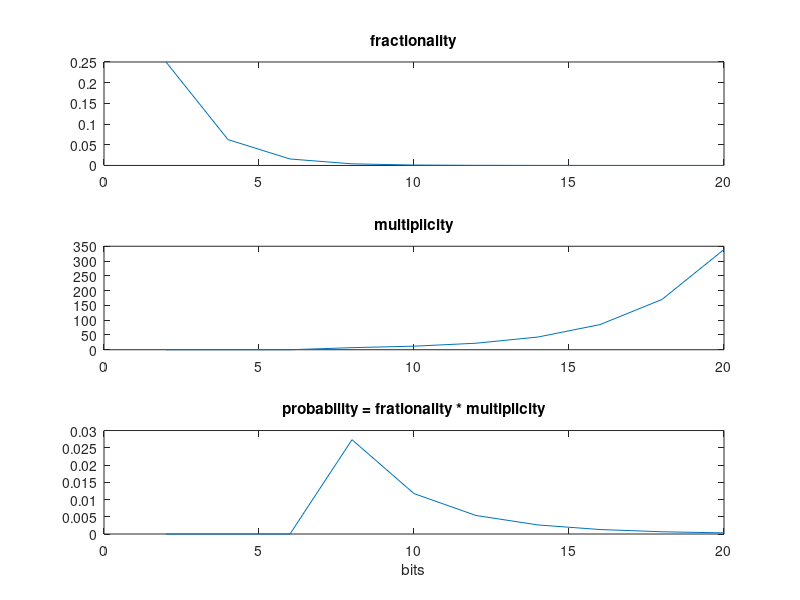

This figure's MATLAB source:
n_bits_max = 20;
multiplicity = zeros(1,n_bits_max/2);
for j = 1:n_bits_max/2
    % Increase with two bits at a time
    nbits = 2*j;
    % All possible combinations for a given number of bits
    all_combinations = dec2bin(0:2^nbits-1);
    % Floating point calculation
    % No sign bit
    % Same size of exponent and significand
    % see e.g. https://en.wikipedia.org/wiki/Single-precision_floating-point_format
    % Take first half as the exponent
    exponent = all_combinations(:,1:nbits/2);
    % Take second half as as the significand    
    significand = all_combinations(:,nbits/2+1:end);
    % Do the calculations
    offset = 2^(nbits/2-1)-1;
    factor = 2^(-nbits/2);
    numbers = 2.^(bin2dec(exponent)-offset).*bin2dec(significand)*factor;
    % Find the number of numbers within a certain interval
    multiplicity(j) = sum(numbers > 1/137/1.1 & numbers < 1/137*1.1);
end

fractionality = 2.^(-2*(1:n_bits_max/2));
probability = multiplicity .* fractionality;
bits = 2:2:n_bits_max;

subplot(3,1,1)
plot(bits,fractionality)
title('fractionality')

subplot(3,1,2)
plot(bits,multiplicity)
title('multiplicity')

subplot(3,1,3)
plot(bits,probability)
title('probability = frationality * multiplicity')
xlabel('bits')




